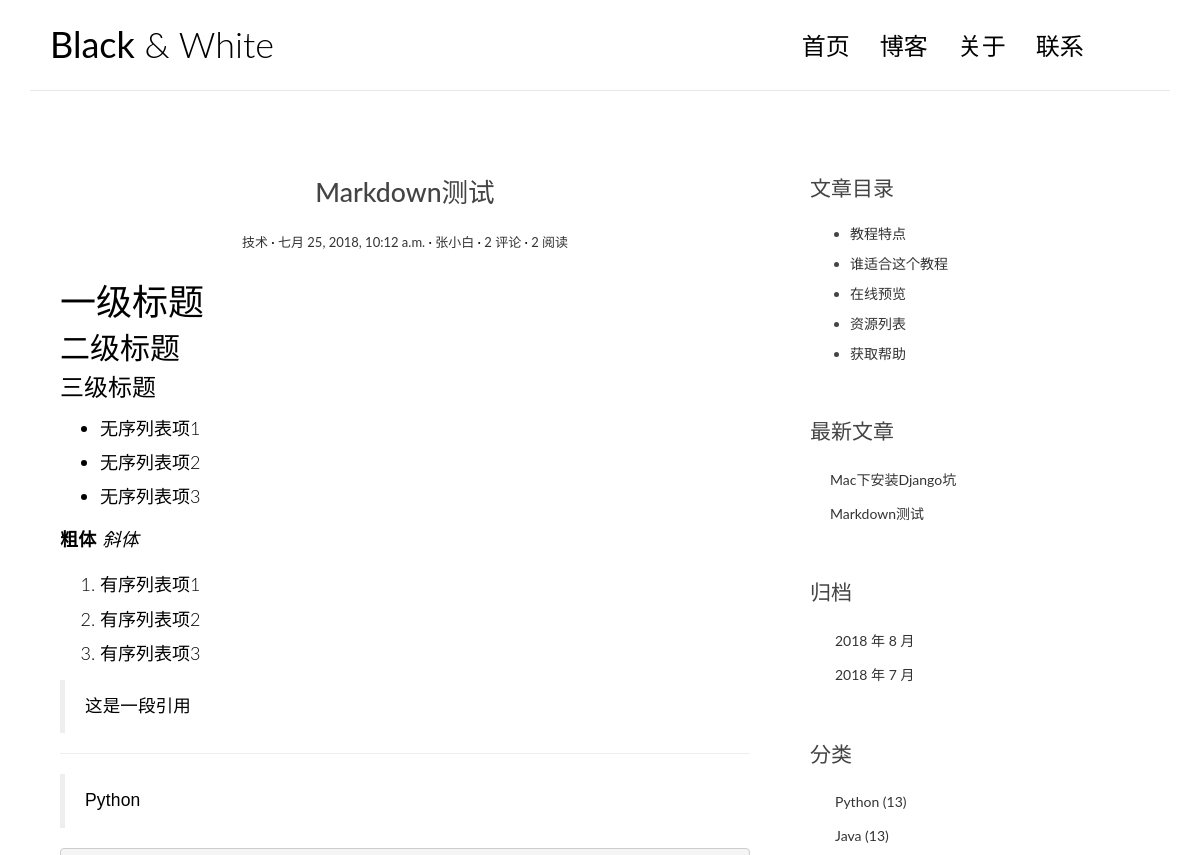
The page /post/3/ (upper part) on the database as committed earlier.
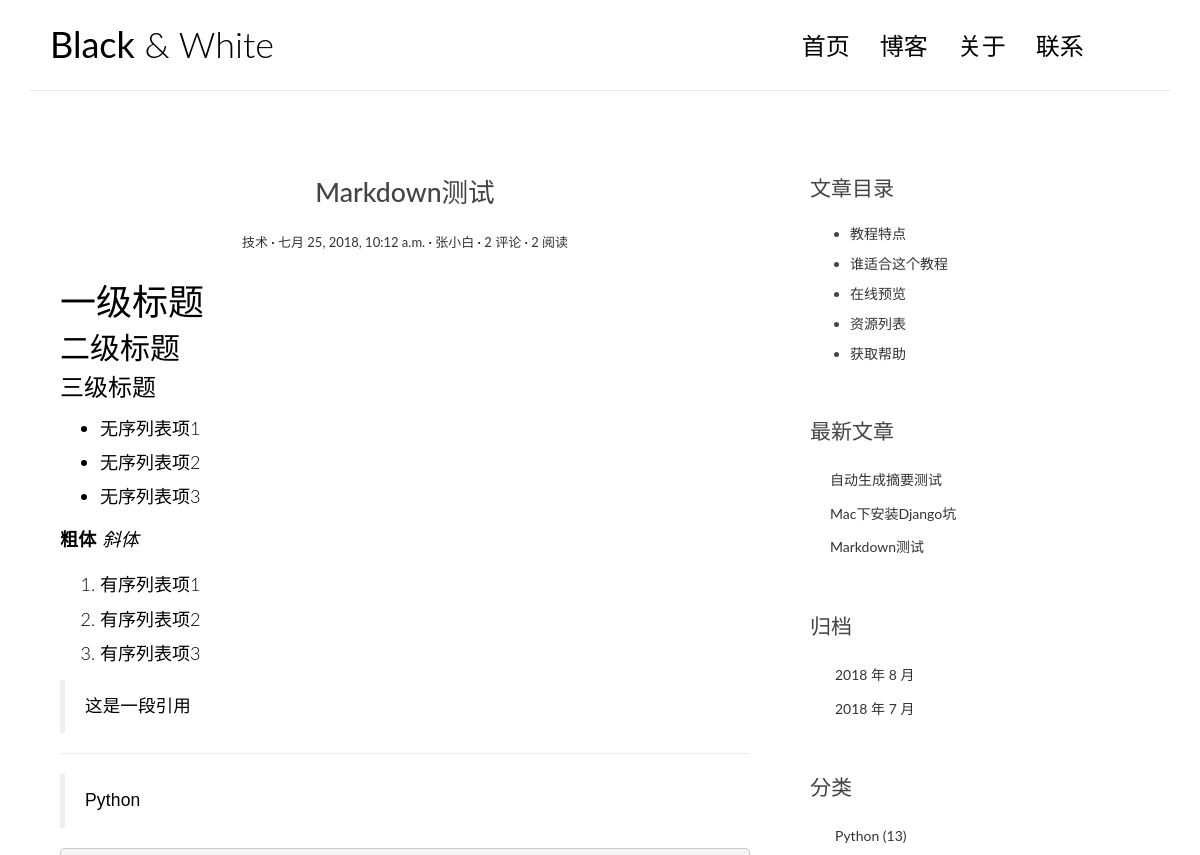
The same page on the database as committed later.
### blog/models.py (models this page shows, shortened)
@python_2_unicode_compatible
class Post(models.Model):
    title = models.CharField(max_length=70)
    body = models.TextField()
    created_time = models.DateTimeField()
    modified_time = models.DateTimeField()
    excerpt = models.CharField(max_length=200, blank=True)
    category = models.ForeignKey(Category)
    tags = models.ManyToManyField(Tag, blank=True)
    author = models.ForeignKey(User)
    views = models.PositiveIntegerField(default=0)
    def get_absolute_url(self):
        return reverse('blog:detail', kwargs={'pk': self.pk})
    def increase_views(self):
        self.views += 1
        self.save(update_fields=['views'])
    class Meta:
        ordering = ['-created_time']
    def save(self, *args, **kwargs):
        if not self.excerpt:
            md = markdown.Markdown(extensions=[
                'markdown.extensions.extra',
                'markdown.extensions.codehilite',
            ])
            self.excerpt = strip_tags(md.convert(self.body))[:120]
        super(Post, self).save(*args, **kwargs)

@python_2_unicode_compatible
class Category(models.Model):
    name = models.CharField(max_length=100)

### blog/views.py (the view)
# urls.py: url(r'^post/(?P<pk>[0-9]+)/$', views.PostDetailView.as_view(), name="detail"),
class PostDetailView(DetailView):
    model = Post
    template_name = 'blog/detail.html'
    context_object_name = 'post'
    def get(self, request, *args, **kwargs):
        response = super(PostDetailView, self).get(request, *args, **kwargs)
        self.object.increase_views()
        return response
    def get_object(self, queryset=None):
        post = super(PostDetailView, self).get_object(queryset=None)
        post.body = markdown.markdown(post.body,
                                      extensions=[
                                          'markdown.extensions.extra',
                                          'markdown.extensions.codehilite',
                                          'markdown.extensions.toc',
                                      ])
        return post
    def get_context_data(self, **kwargs):
        context = super(PostDetailView, self).get_context_data(**kwargs)
        form = CommentForm()
        comment_list = self.object.comment_set.all()
        context.update({
            'form': form,
            'comment_list': comment_list
        })
        return context

### blog/templatetags/blog_tags.py (called while the page is built)
@register.simple_tag
def get_recent_post(num=5):
    return Post.objects.all().order_by('-created_time')[:num]

@register.simple_tag
def archives():
    return Post.objects.dates('created_time', 'month', order='DESC')

@register.simple_tag
def get_categories():
    return Category.objects.all()

### blog/templates/blog/detail.html (shortened to what this page needs)
{% extends 'base.html' %}
{% block main %}
    <article class="post post-{{ post.pk }}">
        <header class="entry-header">
            <h1 class="entry-title">{{ post.title }}</h1>
            <div class="entry-meta">
                <span class="post-category"><a href="#">{{ post.category.name }}</a></span>
                <span class="post-date"><a href="#"><time class="entry-date"
                                                          datetime="{{ post.created_time }}">{{ post.created_time }}</time></a></span>
                <span class="post-author"><a href="#">{{ post.author }}</a></span>
                <span class="comments-link"><a href="#">{{ post.comment_set.count }} 评论</a></span>
                <span class="views-count"><a href="#">{{ post.views }} 阅读</a></span>
            </div>
        </header>
        <div class="entry-content clearfix">
            {{ post.body | safe }}
        </div>
    </article>
{% endblock main %}
{% block toc %}
    <div class="widget widget-content">
        <h3 class="widget-title">文章目录</h3>
        <ul>
            <li>
                <a href="#">教程特点</a>
            </li>
            <li>
                <a href="#">谁适合这个教程</a>
            </li>
            <li>
                <a href="#">在线预览</a>
            </li>
            <li>
                <a href="#">资源列表</a>
            </li>
            <li>
                <a href="#">获取帮助</a>
            </li>
        </ul>
    </div>
{% endblock toc %}

### blog/templates/base.html (shortened to what this page needs)
{% load staticfiles %}
{% load blog_tags %}
<!DOCTYPE html>
<html>
<head>
    <link rel="stylesheet" href="http://code.ionicframework.com/ionicons/2.0.1/css/ionicons.min.css">
    <link rel="stylesheet" href="{% static 'blog/css/bootstrap.min.css' %}">
    <link rel="stylesheet" href="{% static 'blog/css/pace.css' %}">
    <link rel="stylesheet" href="{% static 'blog/css/custom.css' %}">
    <link rel="stylesheet" href="{% static 'blog/css/highlights/github.css' %}">
</head>
<body>
<div class="container">
    <header id="site-header">
        <div class="row">
            <div class="col-md-4 col-sm-5 col-xs-8">
                <div class="logo">
                    <h1><a href="{% url 'blog:index' %}"><b>Black</b> &amp; White</a></h1>
                </div>
            </div>
            <div class="col-md-8 col-sm-7 col-xs-4">
                <nav class="main-nav" role="navigation">
                    <div class="collapse navbar-collapse" id="bs-example-navbar-collapse-1">
                        <ul class="nav navbar-nav navbar-right">
                            <li class="cl-effect-11"><a href="index.html" data-hover="首页">首页</a></li>
                            <li class="cl-effect-11"><a href="full-width.html" data-hover="博客">博客</a></li>
                            <li class="cl-effect-11"><a href="about.html" data-hover="关于">关于</a></li>
                            <li class="cl-effect-11"><a href="contact.html" data-hover="联系">联系</a></li>
                        </ul>
                    </div>
                </nav>
            </div>
        </div>
    </header>
</div>
<div class="content-body">
    <div class="container">
        <div class="row">
            <main class="col-md-8">
                {% block main %}
                {% endblock main %}
            </main>
            <aside class="col-md-4">
                {% block toc %}
                {% endblock toc %}
                <div class="widget widget-recent-posts">
                    <h3 class="widget-title">最新文章</h3>
                    {% get_recent_post as recent_post_list %}
                    <ul>
                        {% for post in recent_post_list %}
                            <li>
                                <a href="{{ post.get_absolute_url }}">{{ post.title }}</a>
                            </li>
                        {% empty %}
                            暂无最新文章
                        {% endfor %}
                    </ul>
                </div>
                <div class="widget widget-archives">
                    <h3 class="widget-title">归档</h3>
                    {% archives as date_list %}
                    <ul>
                        {% for date in date_list %}
                            <li>
                                <a href="{% url 'blog:archives' date.year date.month %}">
                                    {{ date.year }} 年 {{ date.month }} 月
                                </a>
                            </li>
                        {% empty %}
                            暂无归档
                        {% endfor %}
                    </ul>
                </div>
                <div class="widget widget-category">
                    <h3 class="widget-title">分类</h3>
                    {% get_categories as category_list %}
                    <ul>
                        {% for category in category_list %}
                            <li>
                                <a href="{% url 'blog:category' category.pk %}">
                                    {{ category.name }} <span class="post-count">(13)</span>
                                </a>
                            </li>
                        {% empty %}
                            暂无分类
                        {% endfor %}
                    </ul>
                </div>
            </aside>
        </div>
    </div>
</div>
</body>
</html>

Rows that differ between the two databases and show on the page:
no longer on this page (row unchanged): Category: name "Java"
added Post: title "自动生成摘要测试"
